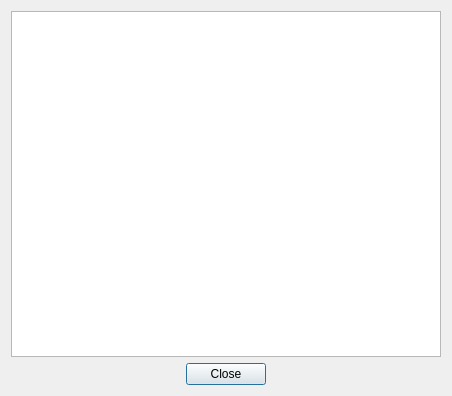
<?xml version="1.0" encoding="UTF-8"?>
<ui version="4.0">
 <class>info</class>
 <widget class="QDialog" name="info">
  <property name="geometry">
   <rect>
    <x>0</x>
    <y>0</y>
    <width>452</width>
    <height>396</height>
   </rect>
  </property>
  <property name="windowTitle">
   <string>Info</string>
  </property>
  <layout class="QGridLayout" name="gridLayout">
   <item row="0" column="0">
    <widget class="QTextBrowser" name="textBrowser"/>
   </item>
   <item row="2" column="0">
    <widget class="QDialogButtonBox" name="buttonBox">
     <property name="orientation">
      <enum>Qt::Horizontal</enum>
     </property>
     <property name="standardButtons">
      <set>QDialogButtonBox::Close</set>
     </property>
     <property name="centerButtons">
      <bool>true</bool>
     </property>
    </widget>
   </item>
  </layout>
 </widget>
 <resources/>
 <connections>
  <connection>
   <sender>buttonBox</sender>
   <signal>accepted()</signal>
   <receiver>info</receiver>
   <slot>accept()</slot>
   <hints>
    <hint type="sourcelabel">
     <x>248</x>
     <y>254</y>
    </hint>
    <hint type="destinationlabel">
     <x>157</x>
     <y>274</y>
    </hint>
   </hints>
  </connection>
  <connection>
   <sender>buttonBox</sender>
   <signal>rejected()</signal>
   <receiver>info</receiver>
   <slot>reject()</slot>
   <hints>
    <hint type="sourcelabel">
     <x>316</x>
     <y>260</y>
    </hint>
    <hint type="destinationlabel">
     <x>286</x>
     <y>274</y>
    </hint>
   </hints>
  </connection>
 </connections>
</ui>
